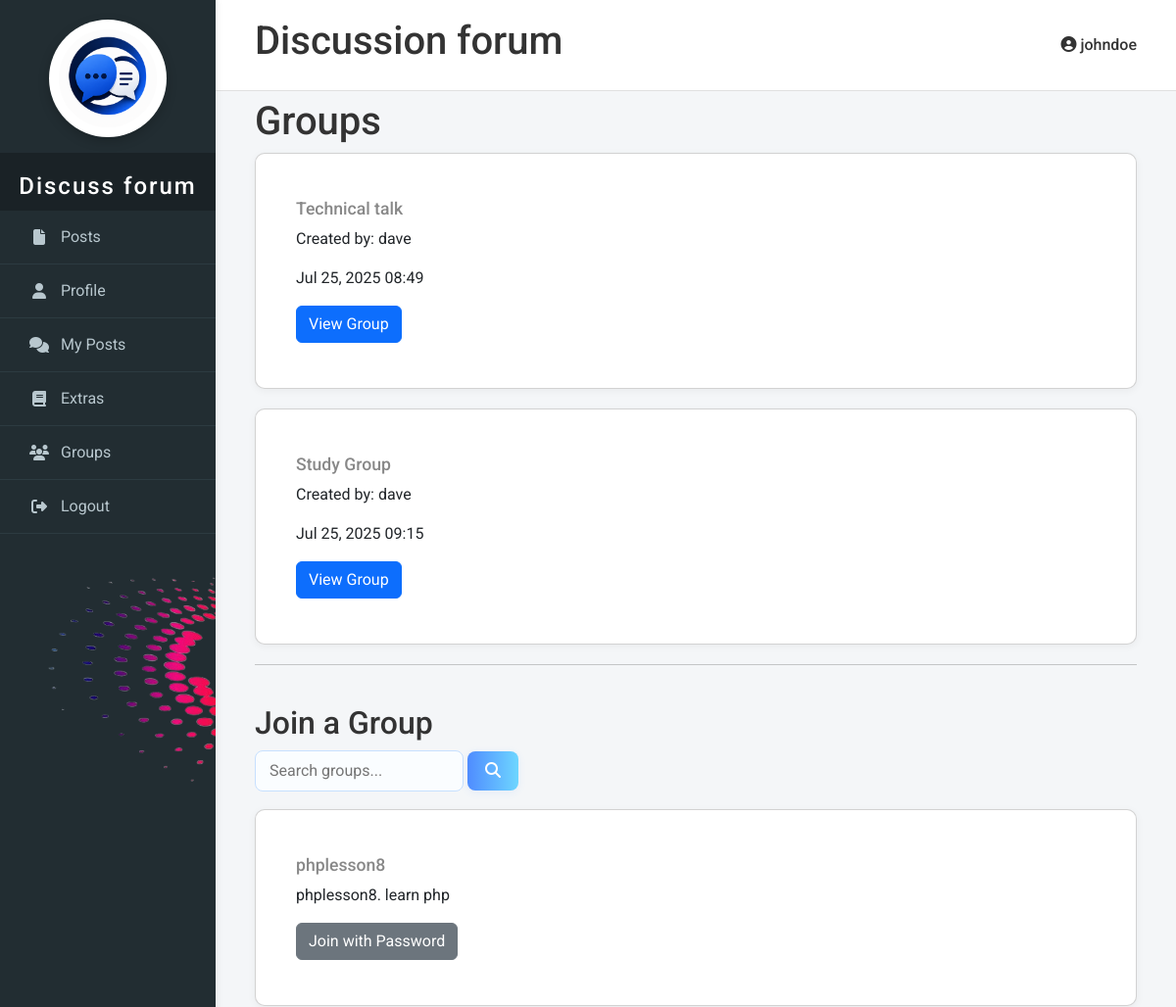
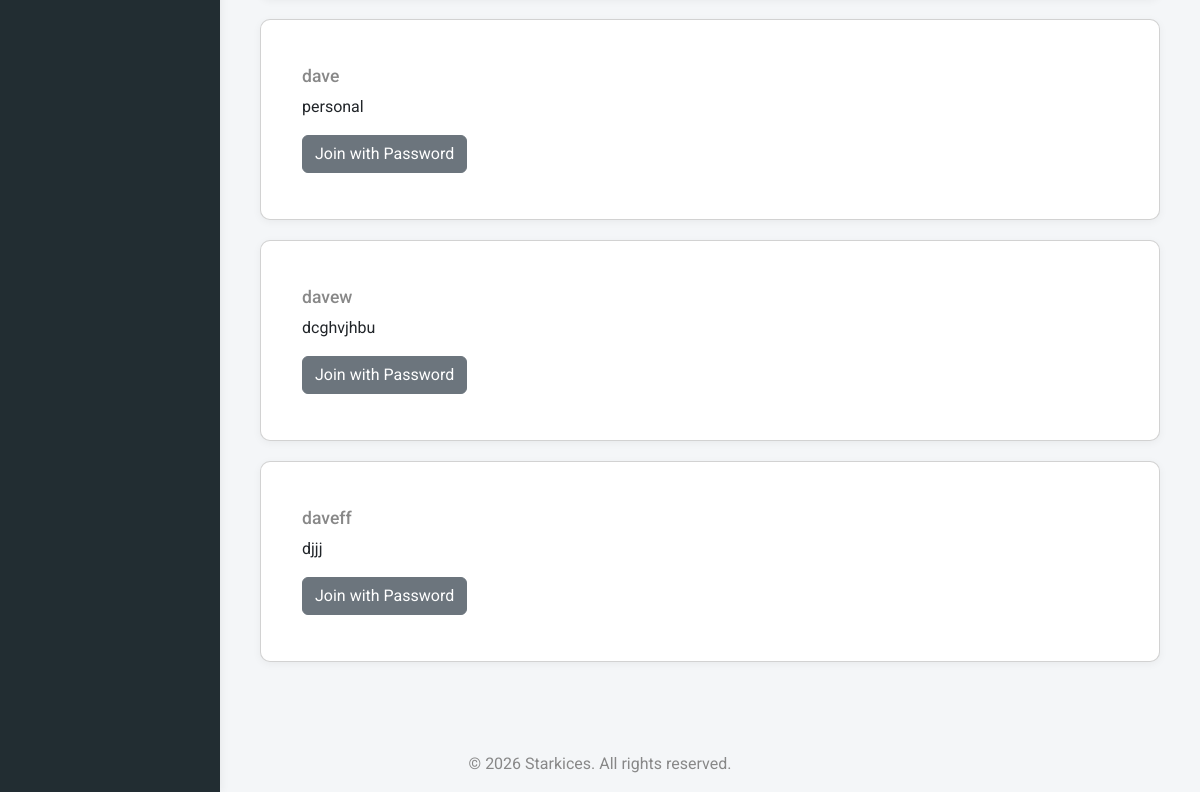
Screenshot of /admin/groups.php (signed in) with the database file from the repository (2 pictures, top to bottom).
### tables this page shows
CREATE TABLE `groups` (
  `id` int(11) NOT NULL,
  `group_name` varchar(100) NOT NULL,
  `group_description` varchar(255) DEFAULT NULL,
  `created_by` int(11) NOT NULL,
  `created_at` datetime DEFAULT current_timestamp(),
  `password` varchar(255) DEFAULT NULL,
  `max_members` int(11) DEFAULT NULL
);

CREATE TABLE `users` (
  `id` int(11) NOT NULL,
  `username` varchar(50) NOT NULL,
  `password` varchar(255) NOT NULL,
  `created_at` timestamp NOT NULL DEFAULT current_timestamp(),
  `status` varchar(15) DEFAULT NULL,
  `profile_pic` varchar(255) DEFAULT NULL,
  `cover_photo` varchar(255) DEFAULT NULL,
  `email` varchar(50) DEFAULT NULL,
  `fullname` varchar(255) NOT NULL
);

### admin/groups.php (the view, shortened to what this page needs)
<?php
require 'db_connect.php';
$username = $_SESSION['username'] ?? $_SESSION['admin_name'] ?? '';
$is_admin = isset($_SESSION['admin_logged_in']) && $_SESSION['admin_logged_in'] === true;
$stmt = $conn->prepare("SELECT id FROM users WHERE username = ?");
$stmt->bind_param("s", $username);
$stmt->execute();
$stmt->bind_result($user_id);
?>
<!DOCTYPE html>
<html lang="en">
<head>
    <link rel="stylesheet" href="adminacc.css">
    <link rel="stylesheet" href="posts.css">
    <link rel="stylesheet" href="https://cdnjs.cloudflare.com/ajax/libs/font-awesome/6.4.2/css/all.min.css">
    <link href="https://cdn.jsdelivr.net/npm/bootstrap@5.3.2/dist/css/bootstrap.min.css" rel="stylesheet">
</head>
<body>
    <?php
    if ($is_admin) {
        include 'admininterface.php';
    } else {
        include 'interface.php';
    }
    ?>
    <div class="main-content" style="margin-top:70px;">
        <?php
        if (isset($_SESSION['admin_logged_in']) && $_SESSION['admin_logged_in'] === true) {
            echo '<h1>Available groups</h1>';
        }else {
            echo '<h1>Groups</h1>';
        }
        ?>
       <?php if($is_admin): ?>
        <a href="newgroup.php" class="btn btn-primary"><i class="fas fa-plus"></i> Create New Group</a>
        <table class="user-table">
            <thead>
                <tr>
                    <th>Group Name</th>
                    <th>Created By</th>
                    <th>Created At</th>
                    <th>Actions</th>
                </tr>
            </thead>
            <tbody>
                <?php
                $stmt= $conn->prepare("SELECT g.id, g.group_name, u.username, g.created_at FROM groups g JOIN users u ON g.created_by = u.id ORDER BY g.group_name");
                $stmt->execute();
                $result = $stmt->get_result();
                if ($result->num_rows > 0) {
                    while ($row = $result->fetch_assoc()) {
                        echo '<tr>';
                        echo '<td>' . htmlspecialchars($row['group_name']) . '</td>';
                        echo '<td>' . htmlspecialchars($row['username']) . '</td>';
                        echo '<td>' . date('d M Y, H:i', strtotime($row['created_at']))  . '</td>';
                        echo '<td>';
                        echo '<a href="edit_group.php?group_id=' . $row['id'] . '" class="btn" style="color:blue;"><i class="fas fa-edit"></i> Edit</a> ';
                        echo '<form method="POST" action="delete_group.php" style="display:inline;" onsubmit="return confirm(\'Are you sure you want to delete this group?\');">';
                        echo '<input type="hidden" name="group_id" value="' . $row['id'] . '">';
                        echo '<button type="submit" class="btn" style="color:red;"><i class="fas fa-trash"></i> Delete</button>';
                        echo '</form> ';
                        echo '<form method="GET" action="group.php" style="display:inline;">';
                        echo '<input type="hidden" name="group_id" value="' . $row['id'] . '">';
                        echo '<button type="submit" class="btn " ><i class="fas fa-eye"></i> View Group</button>';
                        echo '</form>';
                        echo '</td>';
                        echo '</tr>';
                    }
                } else {
                    echo '<tr><td colspan="4">No groups found.</td></tr>';
                }
                ?>
            </tbody>
        </table>
        <?php elseif (!$is_admin): ?>
            <?php
            $stmt= $conn->prepare("SELECT g.id, g.group_name, u.username, g.created_at FROM groups g JOIN group_members gm ON g.id = gm.group_id JOIN users u ON g.created_by = u.id WHERE gm.user_id = ?");
            $stmt->bind_param("i", $user_id);
            $stmt->execute();
            $result = $stmt->get_result();
            if ($result->num_rows > 0) {
                echo '<div class="card-deck">';
                while ($row = $result->fetch_assoc()) {
                    echo '<div class="card" style="margin-bottom: 20px;">';
                    echo '<div class="card-body">';
                    echo '<h5 class="card-title">' . htmlspecialchars($row['group_name']) . '</h5>';
                    echo '<p class="card-text">Created by: ' . htmlspecialchars($row['username']) . '</p>';
                    echo '<p class="card-text">' . date('M d, Y H:i', strtotime($row['created_at'])) . '</p>'; '</p>';
                    echo '<form method="GET" action="group.php">';
                    echo '<button type="submit" class="btn btn-primary">View Group</button>';
                    echo '</form>';
                    echo '</div>';
                    echo '</div>';
                }
                echo '</div>';
            } else {
                echo '<p>No groups found.</p>';
            }
            ?>
            <hr>
            <br>
            <h2>Join a Group</h2>
                <div class="mb-3">
                    <div class="search-bar">
                    <?php
                        $search = $_GET['search-box'] ?? '';
                    ?>
                    <div>
                    <form method="get" action="">
                        <input type="text" name="search-box" placeholder="Search groups..." value="<?= htmlspecialchars($search ?? '') ?>">
                        <button type="submit" name="search"><i class="fas fa-search"></i></button>
                    </form>
                    </div>
                    </div>
                    <?php
                    if (isset($_GET['search']) && !empty($search)) {
                        $search = '%' . $conn->real_escape_string($search) . '%';
                        $stmt = $conn->prepare("SELECT id, group_name, group_description FROM groups WHERE group_name LIKE ? OR group_description LIKE ?");
                        $stmt->bind_param("ss", $search, $search);
                    } else {
                        $stmt = $conn->prepare("SELECT * FROM groups WHERE id NOT IN (SELECT group_id FROM group_members WHERE user_id = ?)");
                        $stmt->bind_param("i", $user_id);
                    }
                    $stmt->execute();
                    $result = $stmt->get_result();
                    if ($result->num_rows > 0) {
                        echo '<div class="card-deck">';
                        while ($row = $result->fetch_assoc()) {
                            echo '<div class="card" style="margin-bottom: 20px;">';
                            echo '<div class="card-body">';
                            echo '<h5 class="card-title">' . htmlspecialchars($row['group_name']) . '</h5>';
                            echo '<p class="card-text">' . htmlspecialchars($row['group_description']) . '</p>';
                            echo '<form method="GET" action="">';
                            if($row['password'] !== null) {
                                echo '<button type="button" class="btn btn-secondary" onclick="joinGroupWithPassword(' . $row['id'] . ')">Join with Password</button>';
                            }else{
                                echo '<button type="submit" class="btn btn-primary">Join Group</button>';
                            }
                            echo '</form>';
                            echo '</div>';
                            echo '</div>';
                        }
                        echo '</div>';
                    } else {
                        echo '<p>No groups available to join.</p>';
                    }
                    ?>
                </div>
        <?php endif; ?>
    </div>
    <p class="footer" style="margin-top: 40px; text-align: center; color: #888;">&copy; <?php echo date('Y'); ?> Starkices. All rights reserved.</p>
</body>
</html>

### admin/adminacc.css (style rules this page uses)
body { margin: 0; font-family: 'Roboto', Arial, sans-serif; background: #f4f6f8; color: #333; }
.bulk-btn, .search-bar button { position: relative; overflow: hidden; }
.bulk-btn::after, .search-bar button::after { content: ""; position: absolute; left: -80px; top: 0; width: 60px; height: 100%; background: rgba(255, 255, 255, 0.08); transform: skewX(-20deg); animation: accentMove 2.5s linear infinite; pointer-events: none; }
.main-content { margin-left: 220px; padding: 30px 40px; min-height: 100vh; }
.card { background: #fff; border-radius: 10px; box-shadow: 0 2px 8px rgba(0, 0, 0, 0.05); padding: 30px 25px; flex: 1 1 220px; min-width: 220px; display: flex; flex-direction: column; align-items: flex-start; }
.card .card-title { font-size: 1.1em; color: #888; }

### admin/posts.css (style rules this page uses)
.search-bar { margin-bottom: 18px; display: flex; gap: 16px; align-items: center; flex-wrap: wrap; }
.search-bar input[type="text"] { border-radius: 8px; border: 1px solid #c7e0ff; padding: 8px 14px; font-size: 1em; background: #fafdff; transition: border 0.2s; }
.search-bar button, .category-filter button { background: linear-gradient(90deg, #4f8cff 0%, #6ed6ff 100%); color: #fff; border: none; border-radius: 8px; padding: 8px 18px; font-weight: bold; cursor: pointer; transition: background 0.2s, box-shadow 0.2s; box-shadow: 0 2px 8px rgba(79, 140, 255, 0.09); }

### rows the page displays
groups: group_name "Technical talk", created_by.username "dave", created_at "Jul 25, 2025 08:49"
groups: group_name "Study Group", created_by.username "dave", created_at "Jul 25, 2025 09:15"
groups: group_name "phplesson8", group_description "phplesson8. learn php"
groups: group_name "dave", group_description "personal"
groups: group_name "davew", group_description "dcghvjhbu"
groups: group_name "daveff", group_description "djjj"

### other values shown
$username "johndoe"
